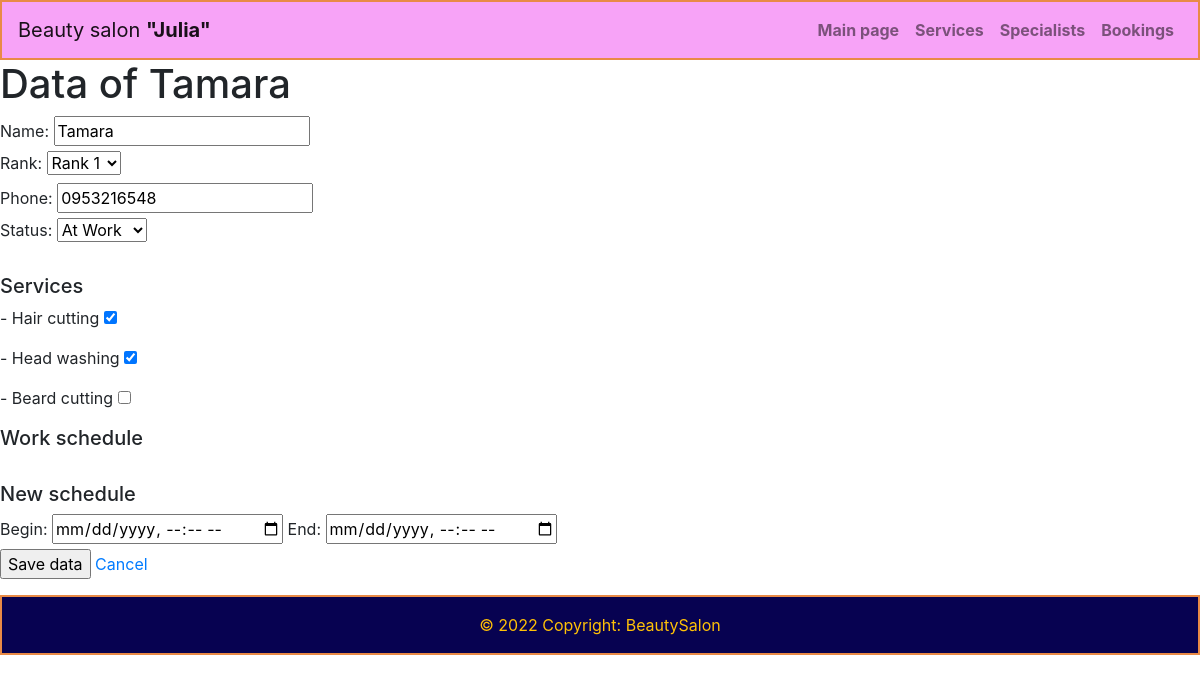
/administrator/specialists/1/, run on an earlier commit of the app's database.
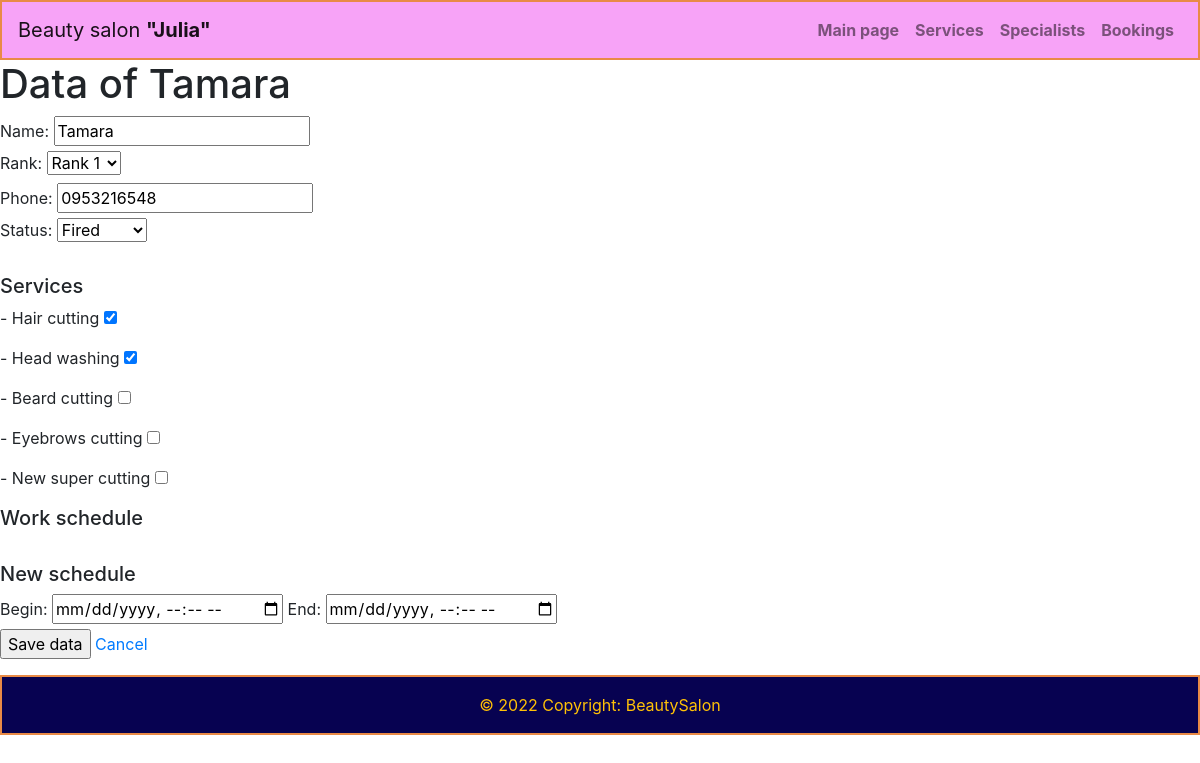
And on a later commit of the database.
### salon/models.py (models this page shows, shortened)
class Specialist(models.Model):
    RANKS = (
        (1, 'Rank 1'),
        (2, 'Rank 2')
    )
    STATUSES = (
        (1, 'Day off'),
        (2, 'At Work'),
        (3, 'Sickness'),
        (9, 'Fired')
    )
    name = models.CharField(max_length=150, null=False)
    rank = models.IntegerField(default=0, choices=RANKS)
    phone = models.CharField(max_length=20, null=False)
    status = models.IntegerField(default=1, choices=STATUSES)
    services = models.ManyToManyField(Service)

class Service(models.Model):
    name = models.CharField(max_length=250, unique=True)
    price = models.FloatField()
    duration = models.IntegerField()

### salon_admin/views.py (the view, shortened to what this page needs)
# urls.py: path('specialists/<int:specialist_id>/', views.one_specialist, name='one_specialist'),
def one_specialist(request, specialist_id):
    checked_services = Service.objects.filter(specialist__id=specialist_id).all()
    checked_ids = []
    for service in checked_services:
        checked_ids.append(service.id)
    specific_specialist = Specialist.objects.filter(id=specialist_id).get()
    all_services = Service.objects.all()
    specialist_schedule = WorkSchedule.objects.filter(specialist_id=specialist_id,
                                                      begin_time__gte=CURRENT_TIME).order_by('begin_time')
    return render(request, 'salon_admin/specialist.html', {'specialist': specific_specialist,
                                                           'services': all_services,
                                                           'checked_ids': checked_ids,
                                                           'schedules': specialist_schedule})

### salon_admin/templates/salon_admin/specialist.html (shortened to what this page needs)
{% extends 'salon_admin/admbase.html' %}
{% load static %}
{% block content %}
<h1>Data of {{specialist.name}}</h1>
<form method="POST">
    <div>
        <label for="name">Name:</label>
        <input type="text" id="name" name="name" value="{{ specialist.name }}" required><br>
        <label for="rank">Rank:</label>
        <select name="rank" id="rank" required>
            <option value="{{specialist.rank}}" selected hidden>Rank {{specialist.rank}}</option>
        </select><br>
        <label for="phone">Phone:</label>
        <input type="tel" id="phone" pattern="+[0-9]{12}" name="phone" value="{{ specialist.phone }}" required><br>
        <label for="status">Status:</label>
        <select name="status" id="status" required>
            <option value="{{specialist.status}}" selected hidden>
                {% if specialist.status == 1 %}
                    Day off
                {% elif specialist.status == 2 %}
                    At Work
                {% elif specialist.status == 3 %}
                    Sickness
                {% else %}
                    Fired
                {% endif %}
            </option>
        </select><br>
        </div><br>
        <div>
            <h5>Services</h5>
            {% for service in services %}
                    <dd>
                        <label for="checked_{{service.id}}"> - {{service.name}}</label>
                        {% if service.id in checked_ids %}
                            <input type="checkbox" id="checked_{{service.id}}" checked
                                   name="service_{{service.id}}"
                                   value="{{service.id}}">
                        {% else %}
                            <input type="checkbox" id="{{service.id}}"
                                   name="service_{{service.id}}"
                                   value="{{service.id}}">
                        {% endif %}
                    </dd>
            {% endfor %}
        </div>
        <div>
            <h5>Work schedule</h5>
            <br><h5>New schedule</h5>
            <label for="begin">Begin: </label>
            <input type="datetime-local" id="begin" name="begin">
            <label for="end">End: </label>
            <input type="datetime-local" id="end" name="end">
        </div>
    <input type="submit" value="Save data">
    <a href="../">Cancel</a>
</form>
{% endblock %}

What changed in the data, as far as the page shows it:
changed Specialist "Tamara": status "At Work" → "Fired"
added Service: name "Eyebrows cutting"
added Service: name "New super cutting"
